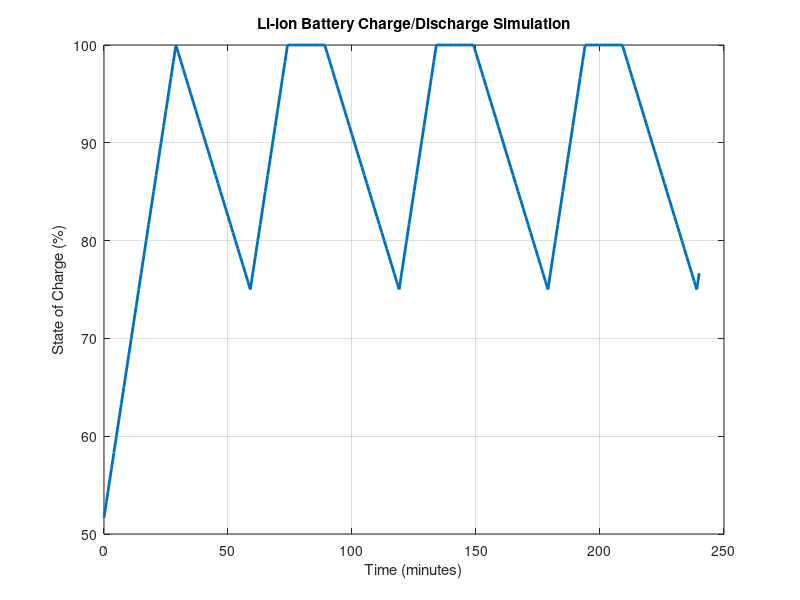

This figure's MATLAB source:
% Li-ion Battery Charge/Discharge Simulation adf

% Parameters
capacity = 1000; % Battery capacity in mAh (milliampere-hour)
initial_SOC = 50; % Initial State of Charge in percentage (0-100)
charge_C_rate = 1; % Charging rate in C-rate (e.g., 1C means full charge in 1 hour)
discharge_C_rate = 0.5; % Discharging rate in C-rate (e.g., 0.5C means full discharge in 2 hours)
time_step = 1; % Time step in minutes
total_time = 240; % Total simulation time in minutes

% Convert capacity from mAh to Ah for calculations
capacity_Ah = capacity / 1000; 

% Initialize SOC
SOC = initial_SOC;

% Initialize time array
time = 0:time_step:total_time;

% Initialize SOC array
SOC_array = zeros(size(time));

% Simulation loop
for i = 1:length(time)
    % Check if charging or discharging
    if mod(time(i), 60) < 30 % Example: charge for 30 minutes every hour
        % Charging
        SOC = SOC + (charge_C_rate * capacity_Ah * (time_step / 60)) / capacity_Ah * 100;
    else
        % Discharging
        SOC = SOC - (discharge_C_rate * capacity_Ah * (time_step / 60)) / capacity_Ah * 100;
    end
    
    % Ensure SOC stays within bounds (0-100%)
    SOC = max(0, min(100, SOC));
    
    % Store SOC in array
    SOC_array(i) = SOC;
end

% Plot SOC over time
figure;
plot(time, SOC_array, 'LineWidth', 2);
xlabel('Time (minutes)');
ylabel('State of Charge (%)');
title('Li-ion Battery Charge/Discharge Simulation');
grid on;

